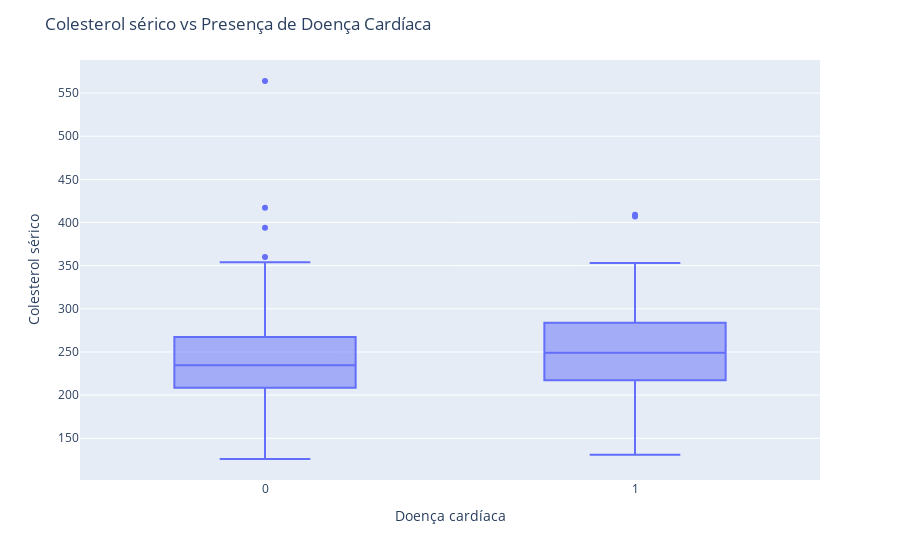

Notebook cell for this chart:
### Code cell
# Gráfico de boxplot para Colesterol sérico vs Doença
fig = px.box(dados, x="doenca",  y="chol")

fig.update_layout(
    title="Colesterol sérico vs Presença de Doença Cardíaca",
    xaxis_title="Doença cardíaca",
    yaxis_title="Colesterol sérico"
    )

fig.show()

### Figure 1 — Plotly figure (JSON) as saved in the notebook; plotly's stock layout.template omitted (floating-point values rounded to 4 significant figures; data arrays with more than 128 entries replaced by an {"elided": "..."} marker saying what was removed)
{"data": [{"alignmentgroup": "True", "hovertemplate": "doenca=%{x}<br>chol=%{y}<extra></extra>", "legendgroup": "", "marker": {"color": "#636efa"}, "name": "", "notched": false, "offsetgroup": "", "orientation": "v", "showlegend": false, "type": "box", "x": {"elided": "303 int values"}, "x0": " ", "xaxis": "x", "y": {"elided": "303 int values"}, "y0": " ", "yaxis": "y"}], "layout": {"boxmode": "group", "legend": {"tracegroupgap": 0}, "margin": {"t": 60}, "title": {"text": "Colesterol sérico vs Presença de Doença Cardíaca"}, "xaxis": {"anchor": "y", "domain": [0, 1], "title": {"text": "Doença cardíaca"}}, "yaxis": {"anchor": "x", "domain": [0, 1], "title": {"text": "Colesterol sérico"}}}}
